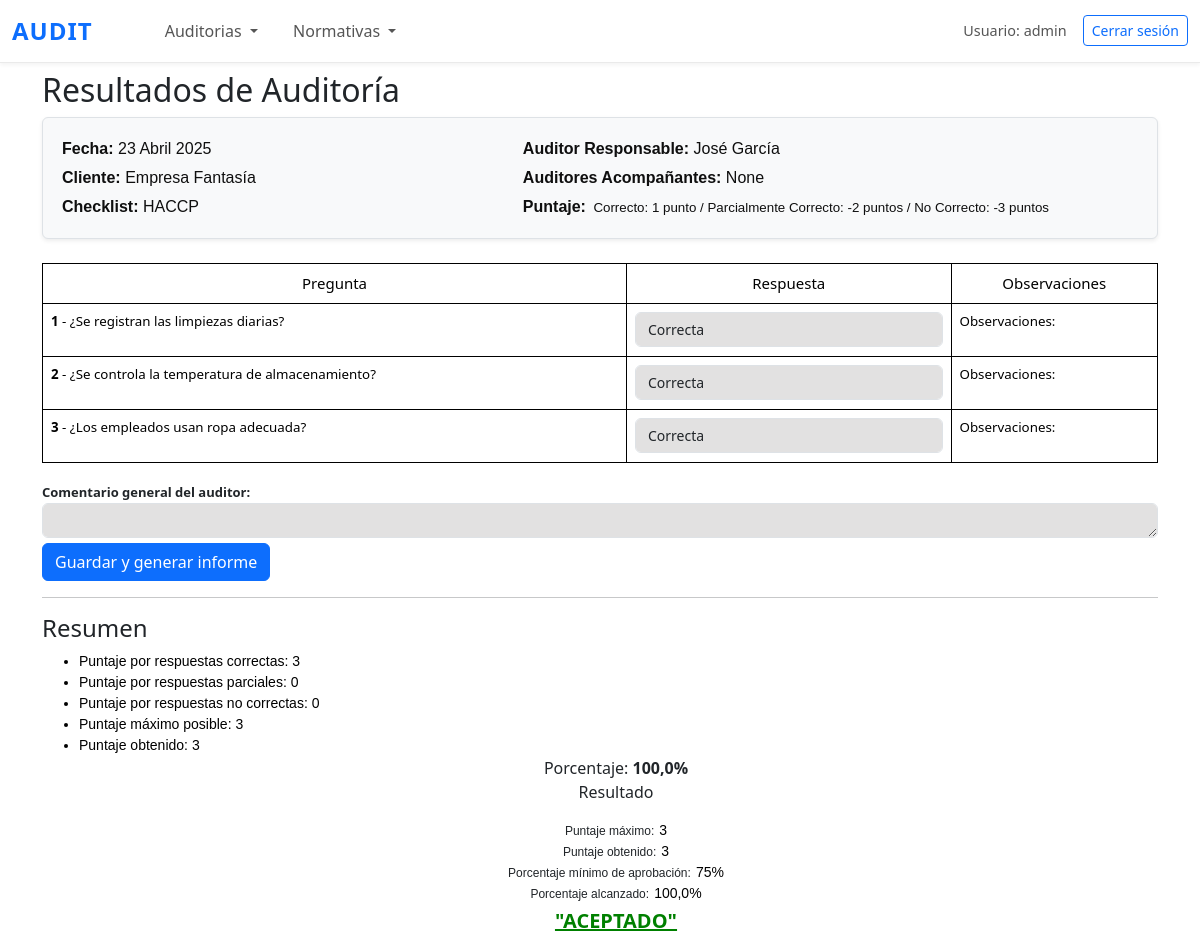
The page /resultado_auditoria/107 (signed in) on the database its author committed.
### questions/models.py (models this page shows, shortened)
class Auditoria(models.Model):
    fecha = models.DateField()
    cliente = models.ForeignKey(Cliente, on_delete=models.CASCADE)
    auditor = models.ForeignKey(Auditor, on_delete=models.CASCADE)
    auditores_acompanantes = models.CharField(verbose_name='Auditores acompañantes',max_length=255, blank=True, null=True)
    lineas_auditadas = models.CharField(verbose_name='Lineas de producción auditadas',max_length=255, blank=True, null=True)
    checklist = models.ForeignKey(Checklist, on_delete=models.SET_NULL, null=True, blank=True)
    resultado_pdf = models.FileField(upload_to='auditorias/', null=True, blank=True)
    class Meta:
        ordering = ['-fecha']

class Cliente(models.Model):
    nombre = models.CharField(max_length=255)
    def __str__(self):
        return self.nombre

class Checklist(models.Model):
    nombre = models.CharField(max_length=100)
    usa_puntaje = models.BooleanField(default=True)

class Auditor(models.Model):
    nombre = models.CharField(max_length=255)
    def __str__(self):
        return self.nombre

class PreguntaPredefinida(models.Model):
    texto = models.TextField()
    texto_critico = models.BooleanField(default=False)
    numero_pregunta = models.CharField(max_length=5, blank=True, null=True)
    checklist = models.ForeignKey(Checklist, on_delete=models.CASCADE, null=True, blank=True)
    class Meta():
        ordering = ['numero_pregunta']

### questions/views.py (the view, shortened to what this page needs)
# urls.py: path('resultado_auditoria/<int:auditoria_id>', resultado_auditoria, name='resultado_auditoria'),
@login_required
def resultado_auditoria(request, auditoria_id):
    auditoria = get_object_or_404(Auditoria, id=auditoria_id)
    preguntas = PreguntaPredefinida.objects.filter(checklist=auditoria.checklist)
    respuestas = Respuesta.objects.filter(auditoria=auditoria)
    resultados = Respuesta.calcular_resultados(auditoria)
    return render(request, 'questions/resultado_auditoria.html', {
        'auditoria': auditoria,
        'preguntas': preguntas,
        'respuestas': respuestas,
        'resultados': resultados,
        'comentario_general': '',
        'usa_puntaje': auditoria.checklist.usa_puntaje,
    })

### questions/templatetags/custom_filters.py (called while the page is built)
@register.filter
def get_respuesta(respuestas, pregunta):
    respuesta = respuestas.filter(pregunta_predefinida=pregunta).first()
    return respuesta.tipo_respuesta if respuesta else ''

@register.filter
def get_observaciones(auditoria, pregunta_id):
    try:
        respuesta = Respuesta.objects.get(auditoria=auditoria, pregunta_predefinida_id=pregunta_id)
        return respuesta.observaciones
    except Respuesta.DoesNotExist:
        return None

### questions/templates/questions/resultado_auditoria.html (shortened to what this page needs)
{% extends 'questions/base.html' %}
{% load static %}
{% load custom_filters %}
{% block content %}
<div class="container mt-2">
  <h2 class="mb-2">Resultados de Auditoría {{ auditoria.nombre }}</h2>
  <div class="card mt-2 mb-4 p-3 shadow-sm border rounded bg-light">
    <div class="row">
        <div class="col-md-5">
            <p class="informacion_auditoria"><strong>Fecha:</strong> {{ auditoria.fecha }}</p>
            <p class="informacion_auditoria"><strong>Cliente:</strong> {{ auditoria.cliente }}</p>
            <p class="informacion_auditoria"><strong>Checklist:</strong> {{ auditoria.checklist.nombre }}</p>
        </div>
        <div class="col-md-7">
            <p class="informacion_auditoria"><strong>Auditor Responsable:</strong> {{ auditoria.auditor }}</p>
            <p class="informacion_auditoria"><strong>Auditores Acompañantes:</strong> {{ auditoria.auditores_acompanantes }}</p>
            <p class="informacion_auditoria"><strong>Puntaje: </strong><span class="info-puntajes">Correcto: 1 punto / Parcialmente Correcto: -2 puntos / No Correcto: -3 puntos</span></p>
        </div>
    </div>
  </div>
  <form method="post">
    <table class="table table-bordered">
      <thead class="thead-dark">
        <tr>
          <th>Pregunta</th>
          <th>Respuesta</th>
          <th>Observaciones</th>
        </tr>
      </thead>
      <tbody>
        {% for pregunta in preguntas %}
          <tr>
            <td><strong>{{ pregunta.numero_pregunta }}</strong> - {{ pregunta.texto }}</td>
            <td>
              <select name="pregunta_{{ pregunta.id }}" class="form-control">
                <option value="correcto" {% if respuestas|get_respuesta:pregunta == 'correcto' %}selected{% endif %}>Correcta</option>
              </select>
            </td>
            <td>
              <p>Observaciones: {{ auditoria|get_observaciones:pregunta.id }}</p>
            </td>
          </tr>
        {% endfor %}
      </tbody>
    </table>
    <div class="form-group">
      <label for="comentario_general"><strong>Comentario general del auditor:</strong></label>
      <textarea name="comentario_general" id="comentario_general" rows="4" class="form-control"></textarea>
    </div>
    <button type="submit" class="btn btn-primary" style="margin-top: 5px;">Guardar y generar informe</button>
  </form>
  <hr>
  <h4>Resumen</h4>
  {% if resultados.modo_sin_puntaje %}
    <ul>
      <li>Correctas: {{ resultados.cantidad_correctas }}</li>
      <li>Parcialmente correctas: {{ resultados.cantidad_parciales }}</li>
      <li>No correctas: {{ resultados.cantidad_no_correctas }}</li>
      <li>Críticas: {{ resultados.cantidad_criticas }}</li>
    </ul>
  {% else %}
    <ul>
      <li class="valores">Puntaje por respuestas correctas: {{ resultados.puntaje_correcto }}</li>
      <li class="valores">Puntaje por respuestas parciales: {{ resultados.puntaje_parcial }}</li>
      <li class="valores">Puntaje por respuestas no correctas: {{ resultados.puntaje_no_correcto }}</li>
      <li class="valores">Puntaje máximo posible: {{ resultados.puntaje_maximo }}</li>
      <li class="valores">Puntaje obtenido: {{ resultados.puntaje_obtenido }}</li>
      <li style="text-align: center;list-style: none;">Porcentaje: <span style="font-weight: 800;">{{ resultados.porcentaje_obtenido }}%</span></li>
      <li style="text-align: center;list-style: none;">
        <p>Resultado</p>
        <p class="resultados">Puntaje máximo:<span class="valores">{{ resultados.puntaje_maximo }}</span></p>
        <p class="resultados">Puntaje obtenido:<span class="valores">{{ resultados.puntaje_obtenido }}</span></p>
        <p class="resultados">Porcentaje mínimo de aprobación:<span class="valores">75%</span></p>
        <p class="resultados">Porcentaje alcanzado:<span class="valores">{{ resultados.porcentaje_obtenido }}%</span></p>
        {% if resultados.porcentaje_obtenido >= 75 %}
            <h3 class="resultado-final-bueno">"ACEPTADO"</h3>
        {% endif %}
    </div>
  {% endif %}
{% endblock %}

### questions/templates/questions/base.html (shortened to what this page needs)
<!DOCTYPE html>
<html lang="en">
<head>
  <link href="https://cdn.jsdelivr.net/npm/bootstrap@5.3.3/dist/css/bootstrap.min.css" rel="stylesheet">
  <link href="https://cdn.jsdelivr.net/npm/bootstrap-icons@1.10.5/font/bootstrap-icons.css" rel="stylesheet">
  {% load static %}
  <link rel="stylesheet" type="text/css" href="{% static 'css/estilos.css' %}">
</head>
<body>
  <nav class="navbar navbar-expand-lg">
    <div class="container-fluid">
      <a class="navbar-brand" href="{% url 'home' %}">AUDIT</a>
      <ul class="navbar-nav ms-5 me-auto mb-2 mb-lg-0">
          <li class="nav-item dropdown">
            <a class="nav-link dropdown-toggle" href="#" id="navbarDropdown" role="button" data-bs-toggle="dropdown" aria-expanded="false">
              Auditorias
            </a>
          </li>
          <li class="nav-item dropdown">
            <a class="nav-link dropdown-toggle" href="#" id="navbarDropdown" role="button" data-bs-toggle="dropdown" aria-expanded="false">
              Normativas
            </a>
          </li>
        </ul>
        {% if user.is_authenticated %}
        <div class="d-flex align-items-center">
          <span class="navbar-text me-3">
            Usuario: {{ user.username }} {{ user.lastname }}
          </span>
          <a class="btn btn-outline-primary btn-sm" href="{% url 'logout' %}">Cerrar sesión</a>
        </div>
        {% endif %}
      </div>
  </nav>
  {% block content %}
  {% endblock %}
</body>
</html>

### static/css/estilos.css (style rules this page uses)
.navbar { background-color: #f7e3a1; }
body { background-color: white }
.form-control { height: 35px; background-color: rgb(226, 225, 225); font-size: 14px; }
label { font-size: 13px; }
table { width: 100%; }
thead tr th { font-size: 15px; font-weight: 400; text-align: center; }
tbody tr { font-size: 12px; margin-bottom: solid 2px black; }
.table th, .table td { border: 1px solid black; }
.resultados { font-size: 14px; margin-bottom: 0; padding-bottom: 0; }
.valores { font-size: 15px; margin-left: 5px; color: blue; font-weight: 400; }
.resultado-final-bueno { font-size: 17px; color: green; font-weight: 400; text-decoration: underline; margin-bottom: 0px; text-align: center; }

### questions/templates/questions/base.html (style rules this page uses)
.navbar { box-shadow: 0 2px 4px rgba(0, 0, 0, 0.05); position: sticky; top: 0; z-index: 1030; background-color: #ffffff; border-bottom: 1px solid #eaeaea; }
.navbar-nav { gap: 1.2rem; }
.navbar-brand { font-weight: 700; font-size: 1.5rem; letter-spacing: 1px; color: #0d6efd !important; }
.nav-link { color: #555 !important; font-size: 1rem; transition: color 0.3s ease; }
.navbar-text { font-size: 0.9rem; color: #555; }

### questions/templates/questions/resultado_auditoria.html (style rules this page uses)
tbody tr { font-size: 10pt; color:black; }
.info-puntajes { font-family: Arial, Helvetica, sans-serif; font-size: 10pt; margin: 1px; padding: 2px; }
.resultados { font-size: 12px; font-family: Arial; margin-bottom: 0; padding-bottom: 0; }
.valores { font-size: 14px; margin-left: 5px; font-weight: 500; font-family: Arial; color:black }
.resultado-final-bueno { font-size: 20px; font-weight: 800; text-decoration: underline; margin-top: 5px; text-align: center; }
.informacion_auditoria { font-family: Arial, Helvetica, sans-serif; font-size: 12pt; margin: 1px; padding: 2px; color:#0f0f0f; }
textarea { width: 100%; }

### rows shown on the page
Auditoria: fecha "23 Abril 2025", cliente "Empresa Fantasía", checklist.nombre "HACCP", auditor "José García", auditores_acompanantes "None"
PreguntaPredefinida: numero_pregunta "1", texto "¿Se registran las limpiezas diarias?", id "Correcta"
PreguntaPredefinida: numero_pregunta "2", texto "¿Se controla la temperatura de almacenamiento?", id "Correcta"
PreguntaPredefinida: numero_pregunta "3", texto "¿Los empleados usan ropa adecuada?", id "Correcta"

### other values the page prints
{{ user.username }} "admin"
{{ resultados.puntaje_correcto }} "3"
{{ resultados.puntaje_parcial }} "0"
{{ resultados.puntaje_no_correcto }} "0"
{{ resultados.puntaje_maximo }} "3"
{{ resultados.puntaje_obtenido }} "3"
{{ resultados.porcentaje_obtenido }} "100,0"
